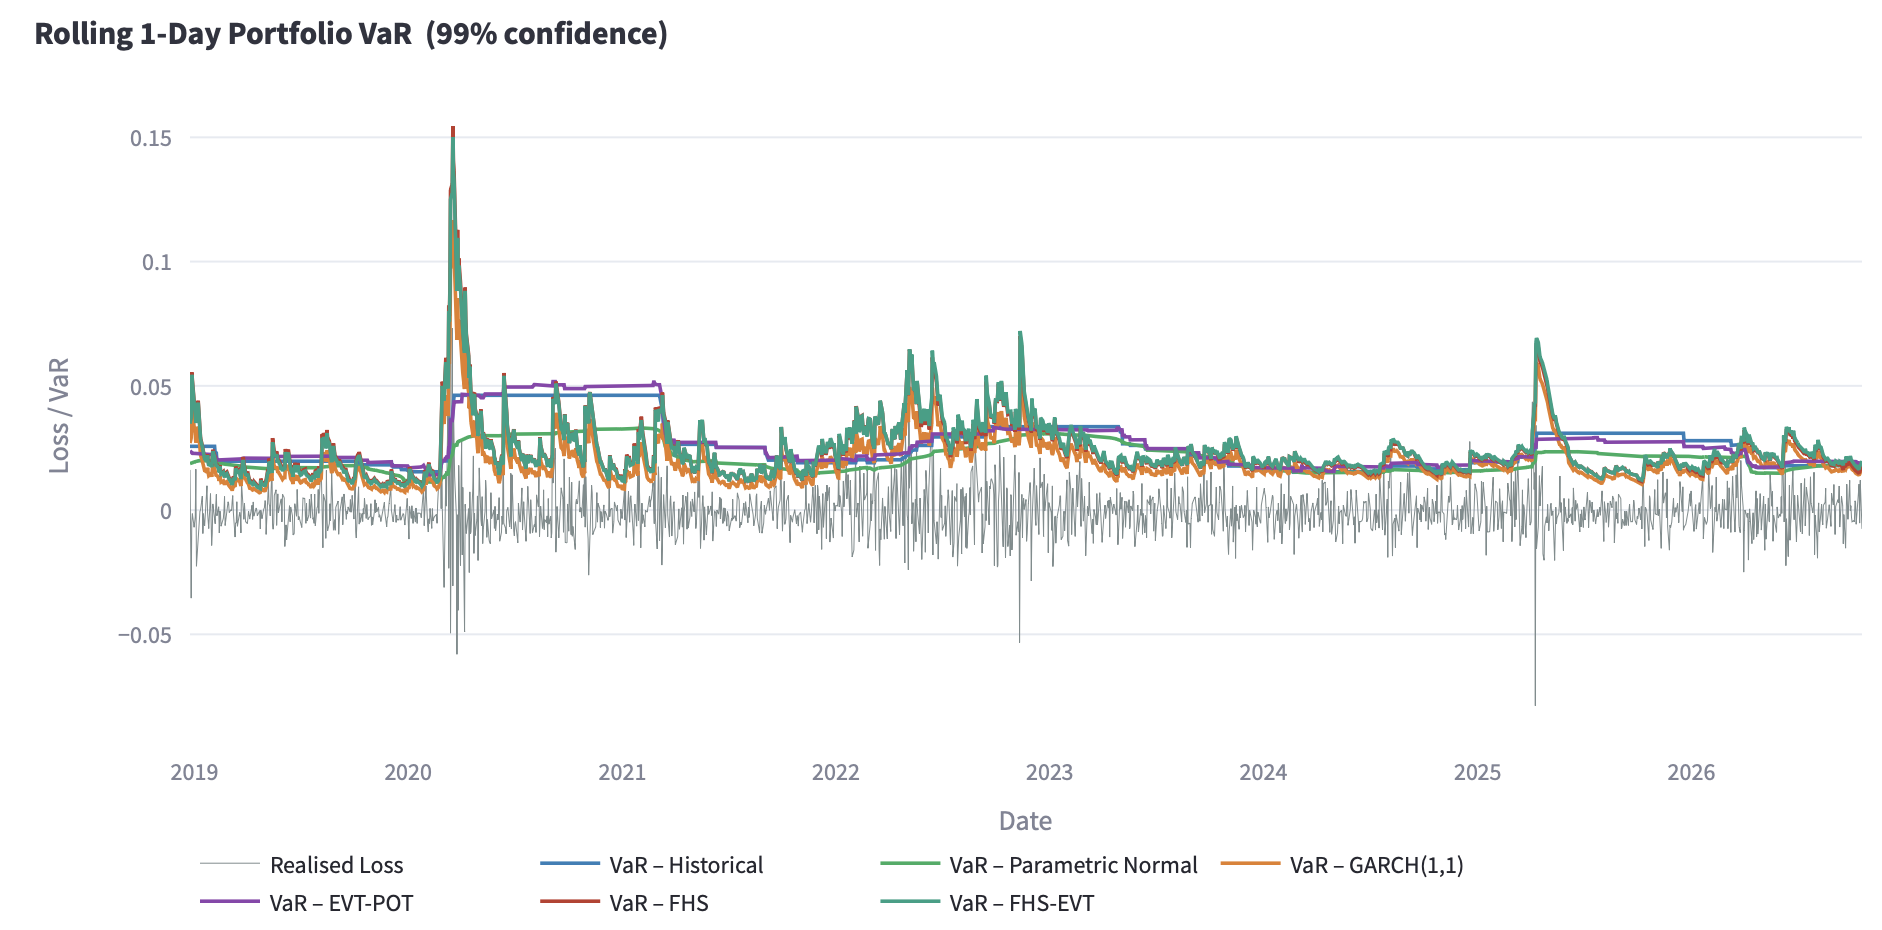

This figure's Python source:
"""
Interactive VaR Risk Modeling & Backtesting Dashboard
======================================================
Run with:   streamlit run dashboard.py

Controls (sidebar)
------------------
  Tickers          space- or comma-separated ticker symbols
  Weights          matching weights (auto-normalised)
  Start date       earliest price date to fetch
  Confidence level 90 / 95 / 99 %
  Rolling window   lookback window in trading days

Models
------
  Historical          empirical quantile (non-parametric)
  Parametric Normal   rolling mean + rolling std, Normal z-score
  GARCH(1,1)          ARCH-filtered conditional volatility (single full-sample
                      fit; parameters fixed, conditional vol updated in-sample)
  EVT-POT             Generalised Pareto fit to exceedances above the 95th-
                      percentile loss threshold — rolling window
  FHS                 Filtered Historical Simulation (Barone-Adesi et al. 1999):
                      walk-forward GARCH/GJR filter, empirical standardised residuals
  FHS-EVT             FHS with a GPD fitted to the standardised-residual tail
                      (McNeil & Frey 2000)

Backtesting
-----------
  Kupiec POF               unconditional coverage (LR ~ chi2(1))
  Christoffersen Ind.      serial independence of exceptions (LR ~ chi2(1))
  Christoffersen CC        joint conditional coverage (LR ~ chi2(2))
"""

import sys
import os
import warnings

import numpy as np
import pandas as pd
import plotly.graph_objects as go
import streamlit as st
from scipy.stats import norm, genpareto

# ── local imports ────────────────────────────────────────────────────────────
sys.path.insert(0, os.path.dirname(__file__))
from data     import get_prices
from returns  import log_returns, portfolio_returns, normalize_weights
from backtest import (
    exception_series,
    kupiec_pof_test,
    christoffersen_independence_test,
    christoffersen_cc_test,
)

# ── page config ───────────────────────────────────────────────────────────────
st.set_page_config(
    page_title="VaR Dashboard",
    page_icon="📉",
    layout="wide",
    initial_sidebar_state="expanded",
)

# ─────────────────────────────────────────────────────────────────────────────
# Cached computation helpers
# Each function is pure (no st.* calls) so @st.cache_data can hash its args.
# ─────────────────────────────────────────────────────────────────────────────

@st.cache_data(ttl=3600, show_spinner=False)
def load_data(tickers: tuple[str, ...], start: str) -> pd.DataFrame:
    return get_prices(list(tickers), start=start)


@st.cache_data(show_spinner=False)
def rolling_historical_var(port_r: pd.Series, window: int, alpha: float) -> pd.Series:
    # shift(1): VaR for day t uses returns through t-1 only (no look-ahead)
    return -port_r.rolling(window).quantile(1 - alpha).shift(1)


@st.cache_data(show_spinner=False)
def rolling_parametric_var(port_r: pd.Series, window: int, alpha: float) -> pd.Series:
    z     = norm.ppf(1 - alpha)
    mu    = port_r.rolling(window).mean().shift(1)
    sigma = port_r.rolling(window).std(ddof=1).shift(1)
    return -(mu + z * sigma)


@st.cache_data(show_spinner=False)
def rolling_evt_var(
    port_r: pd.Series,
    window: int,
    alpha: float,
    threshold_q: float = 0.95,
) -> pd.Series:
    """Proper rolling POT-GPD VaR — refits GPD at each step."""
    losses   = -port_r
    var_vals = []
    idx_vals = []

    for i in range(window, len(losses)):
        wl  = losses.iloc[i - window : i].to_numpy(dtype=float)
        u   = float(np.quantile(wl, threshold_q))
        exc = wl[wl > u] - u

        if len(exc) < 10:
            var_vals.append(np.nan)
        else:
            with warnings.catch_warnings():
                warnings.simplefilter("ignore")
                xi, _, beta = genpareto.fit(exc, floc=0)

            n_obs     = len(wl)
            n_u       = len(exc)
            p_exceed  = (1 - alpha) * n_obs / n_u

            if p_exceed <= 0 or p_exceed >= 1:
                var_vals.append(np.nan)
            elif abs(xi) < 1e-8:
                var_vals.append(float(u + beta * np.log(1.0 / p_exceed)))
            else:
                var_vals.append(float(u + (beta / xi) * (p_exceed ** (-xi) - 1.0)))

        idx_vals.append(losses.index[i])

    return pd.Series(var_vals, index=idx_vals, name="VaR_evt")

def _garch_fit_params(x_pct: np.ndarray, o: int) -> dict:
    """Fit GARCH(1,o,1) with normal QMLE on percent returns; return parameters."""
    from arch import arch_model
    with warnings.catch_warnings():
        warnings.simplefilter("ignore")
        res = arch_model(x_pct, mean="Constant", vol="Garch", p=1, o=o, q=1,
                         dist="normal", rescale=False).fit(disp="off")
    if res.convergence_flag != 0:
        raise RuntimeError("no_convergence")
    p = res.params
    par = dict(
        mu=float(p["mu"]), omega=float(p["omega"]),
        alpha=float(p["alpha[1]"]), beta=float(p["beta[1]"]),
        gamma=float(p["gamma[1]"]) if o else 0.0,
    )
    if par["alpha"] + 0.5 * par["gamma"] + par["beta"] >= 1.0:
        raise RuntimeError("non_stationary")
    return par


def _garch_sigma2(x_pct: np.ndarray, par: dict, n_fit: int) -> np.ndarray:
    """
    Conditional variance recursion with FIXED parameters.
    sigma2[t] depends only on returns up to t-1, so it is a valid
    one-step-ahead forecast for observation t. Initialised with the
    variance of the first n_fit (fit-window) residuals.
    """
    eps = x_pct - par["mu"]
    s2 = np.empty(len(x_pct))
    s2[0] = np.var(eps[:n_fit])
    om, a, g, b = par["omega"], par["alpha"], par["gamma"], par["beta"]
    for t in range(1, len(x_pct)):
        e = eps[t - 1]
        s2[t] = om + (a + (g if e < 0 else 0.0)) * e * e + b * s2[t - 1]
    return s2


def _gpd_var_z(zl: np.ndarray, alpha: float, threshold_q: float,
               min_exc: int = 20) -> tuple[float, float]:
    """GPD (POT) VaR on standardised losses zl. Returns (var_z, xi)."""
    u = float(np.quantile(zl, threshold_q))
    exc = zl[zl > u] - u
    if len(exc) < min_exc:
        raise ValueError("few_exceedances")
    with warnings.catch_warnings():
        warnings.simplefilter("ignore")
        xi, _, beta = genpareto.fit(exc, floc=0)
    if xi >= 1:
        raise ValueError("xi_ge_1")
    p = (1 - alpha) * len(zl) / len(exc)
    if p <= 0 or p >= 1:
        raise ValueError("bad_p")
    if abs(xi) < 1e-8:
        return float(u + beta * np.log(1.0 / p)), float(xi)
    return float(u + (beta / xi) * (p ** (-xi) - 1.0)), float(xi)


@st.cache_data(show_spinner=False)
def rolling_fhs(
    port_r: pd.Series,
    alpha: float,
    window: int,
    refit_every: int,
    o: int,
    threshold_q: float,
    do_evt: bool,
):
    """
    Walk-forward FHS and FHS-EVT 1-day VaR.

    Every `refit_every` days: fit GARCH(1,o,1) on the trailing `window`
    returns, standardise them, then for each day in the block
        VaR_t = -(mu + sigma_t * q_z)         (FHS: empirical quantile of z)
        VaR_t = -mu + sigma_t * VaR_z_GPD     (FHS-EVT: GPD tail of -z)
    where sigma_t is the one-step-ahead vol from the fixed-parameter recursion
    (uses returns through t-1 only).

    Returns (DataFrame[VaR_fhs, VaR_fhs_evt], xi Series, failure-count dict).
    """
    x = port_r.to_numpy(dtype=float) * 100.0
    n = len(x)
    v_fhs = np.full(n, np.nan)
    v_evt = np.full(n, np.nan)
    xi_vals, xi_idx = [], []
    fails = {"garch": 0, "tail": 0}   # counted in refit blocks

    for i in range(window, n, refit_every):
        end = min(i + refit_every, n)
        start = i - window
        try:
            par = _garch_fit_params(x[start:i], o)
        except Exception:
            fails["garch"] += 1
            continue

        s2 = _garch_sigma2(x[start:end], par, window)
        z = (x[start:i] - par["mu"]) / np.sqrt(s2[:window])
        z = z[np.isfinite(z)]
        sigma_t = np.sqrt(s2[window:])               # days i .. end-1

        qz = np.quantile(z, 1 - alpha)
        v_fhs[i:end] = -(par["mu"] + sigma_t * qz) / 100.0

        if do_evt:
            try:
                var_z, xi = _gpd_var_z(-z, alpha, threshold_q)
                v_evt[i:end] = (-par["mu"] + sigma_t * var_z) / 100.0
                xi_vals.append(xi)
                xi_idx.append(port_r.index[i])
            except Exception:
                fails["tail"] += 1

    df = pd.DataFrame({"VaR_fhs": v_fhs, "VaR_fhs_evt": v_evt}, index=port_r.index)
    return df, pd.Series(xi_vals, index=xi_idx, name="xi"), fails

@st.cache_data(show_spinner=False)
def rolling_garch_var(
    port_r: pd.Series,
    alpha: float,
    window: int,
    refit_every: int,
):
    """
    Walk-forward GARCH(1,1) normal VaR.

    Every `refit_every` days, fit GARCH(1,1) on the trailing `window` returns.
    Between refits, the variance recursion is run with those fixed parameters.
    sigma_t uses returns through t-1 only, and mu comes from the same fit
    (not the sample mean), so the model is internally consistent.

        VaR_t = -(mu + z_alpha * sigma_t)

    Returns (VaR Series, number of failed refit blocks).
    """
    x = port_r.to_numpy(dtype=float) * 100.0
    n = len(x)
    v = np.full(n, np.nan)
    z = norm.ppf(1 - alpha)
    fails = 0

    for i in range(window, n, refit_every):
        end = min(i + refit_every, n)
        start = i - window
        try:
            par = _garch_fit_params(x[start:i], o=0)
        except Exception:
            fails += 1
            continue

        s2 = _garch_sigma2(x[start:end], par, window)
        sigma_t = np.sqrt(s2[window:])            # days i .. end-1
        v[i:end] = -(par["mu"] + z * sigma_t) / 100.0

    return pd.Series(v, index=port_r.index, name="VaR_garch"), fails
# ─────────────────────────────────────────────────────────────────────────────
# Chart helpers
# ─────────────────────────────────────────────────────────────────────────────

_COLOURS = {
    "Loss":              "#7f8c8d",
    "Historical":        "#2980b9",
    "Parametric Normal": "#27ae60",
    "GARCH(1,1)":        "#e67e22",
    "EVT-POT":           "#8e44ad",
    "FHS":               "#c0392b",
    "FHS-EVT":           "#16a085",
}

def _var_chart(df_plot: pd.DataFrame, alpha: float) -> go.Figure:
    """Line chart of realised loss vs one or more VaR series."""
    fig = go.Figure()
    col_map = {
        "Loss":        ("Realised Loss",           _COLOURS["Loss"],              "lines", 0.5),
        "VaR_hist":    ("VaR – Historical",        _COLOURS["Historical"],        "lines", 1.8),
        "VaR_param":   ("VaR – Parametric Normal", _COLOURS["Parametric Normal"],"lines", 1.8),
        "VaR_garch":   ("VaR – GARCH(1,1)",        _COLOURS["GARCH(1,1)"],        "lines", 1.8),
        "VaR_evt":     ("VaR – EVT-POT",           _COLOURS["EVT-POT"],           "lines", 1.8),
        "VaR_fhs":     ("VaR – FHS",               _COLOURS["FHS"],               "lines", 1.8),
        "VaR_fhs_evt": ("VaR – FHS-EVT",           _COLOURS["FHS-EVT"],           "lines", 1.8),
    }
    for col, (label, colour, mode, width) in col_map.items():
        if col not in df_plot.columns:
            continue
        fig.add_trace(go.Scatter(
            x=df_plot.index, y=df_plot[col],
            name=label, mode=mode,
            line=dict(color=colour, width=width),
        ))
    fig.update_layout(
        title=f"Rolling 1-Day Portfolio VaR  ({int(alpha*100)}% confidence)",
        xaxis_title="Date", yaxis_title="Loss / VaR",
        hovermode="x unified", height=480,
        legend=dict(orientation="h", y=-0.15),
        margin=dict(l=50, r=20, t=50, b=60),
    )
    return fig


def _exception_chart(exc_df: pd.DataFrame) -> go.Figure:
    """
    Timeline of exception events per model.

    Each row in exc_df is a date; each column is a model.
    Exceptions (value == 1) are shown as vertical markers.
    """
    fig = go.Figure()

    for idx, col in enumerate(exc_df.columns):
        exc_dates = exc_df.index[exc_df[col] == 1]
        if len(exc_dates) == 0:
            continue
        y_offset = idx + 1
        fig.add_trace(go.Scatter(
            x=exc_dates,
            y=[y_offset] * len(exc_dates),
            mode="markers",
            name=col,
            marker=dict(
                symbol="line-ns",
                size=10,
                line=dict(width=1.5, color=_COLOURS.get(col, "#333")),
            ),
        ))

    fig.update_layout(
        title="Exception Timeline (VaR Breaches)",
        xaxis_title="Date",
        yaxis=dict(
            tickmode="array",
            tickvals=list(range(1, len(exc_df.columns) + 1)),
            ticktext=list(exc_df.columns),
            showgrid=False,
        ),
        hovermode="x unified",
        height=320,
        margin=dict(l=120, r=20, t=50, b=50),
    )
    return fig


def _annual_exception_heatmap(exc_df: pd.DataFrame) -> go.Figure:
    combined = exc_df.max(axis=1)
    combined.name = "any_exception"
    df_time = combined.to_frame()
    df_time["year"]  = df_time.index.year
    df_time["month"] = df_time.index.month

    pivot = df_time.groupby(["year", "month"])["any_exception"].sum().unstack(fill_value=0)
    
    month_names = ["Jan","Feb","Mar","Apr","May","Jun",
                   "Jul","Aug","Sep","Oct","Nov","Dec"]
    pivot.columns = [month_names[m - 1] for m in pivot.columns]

    fig = go.Figure(go.Heatmap(
        z=pivot.values,
        x=pivot.columns.tolist(),
        y=[str(y) for y in pivot.index.tolist()],
        colorscale="Reds",
        showscale=True,
        colorbar=dict(title="# exceptions"),
    ))
    fig.update_layout(
        title="Exception Clustering  (any model, by month)",
        xaxis_title="Month", yaxis_title="Year",
        height=max(280, len(pivot) * 30 + 80),
        margin=dict(l=60, r=20, t=50, b=50),
    )
    return fig


def _backtest_table(results: dict[str, dict], alpha: float) -> pd.DataFrame:
    """
    Build a styled summary DataFrame from per-model backtest dicts.
    Columns: model, exceptions, hit_rate, expected_rate,
             LR_pof, p_pof, LR_ind, p_ind, LR_cc, p_cc, verdict.
    """
    rows = []
    expected = 1 - alpha
    for model, r in results.items():
        verdict = "PASS" if r["p_cc"] > 0.05 else "FAIL"
        rows.append({
            "Model":         model,
            "Exceptions":    r["exceptions"],
            "Hit rate":      f"{r['hit_rate']:.4f}",
            "Expected":      f"{expected:.4f}",
            "LR_pof":        f"{r['LR_pof']:.3f}",
            "p (POF)":       f"{r['p_pof']:.4f}",
            "LR_ind":        f"{r['LR_ind']:.3f}",
            "p (Ind.)":      f"{r['p_ind']:.4f}",
            "LR_cc":         f"{r['LR_cc']:.3f}",
            "p (CC)":        f"{r['p_cc']:.4f}",
            "Verdict (5%)":  verdict,
        })
    return pd.DataFrame(rows).set_index("Model")


def _gpd_tail_chart(port_r: pd.Series, threshold_q: float = 0.95) -> go.Figure:
    """
    Plot the empirical tail and fitted GPD survival function.
    Uses the full sample for illustration.
    """
    losses = -port_r.dropna().to_numpy(dtype=float)
    u      = float(np.quantile(losses, threshold_q))
    exc    = losses[losses > u] - u

    if len(exc) < 10:
        fig = go.Figure()
        fig.add_annotation(text="Insufficient exceedances for GPD fit",
                           xref="paper", yref="paper", x=0.5, y=0.5,
                           showarrow=False)
        return fig

    with warnings.catch_warnings():
        warnings.simplefilter("ignore")
        xi, _, beta = genpareto.fit(exc, floc=0)

    # empirical survival function for exceedances
    sorted_exc = np.sort(exc)
    n_u        = len(exc)
    emp_sf     = np.arange(n_u, 0, -1) / n_u  # P(E > e)

    # fitted GPD survival
    x_fit  = np.linspace(0, sorted_exc.max() * 1.05, 300)
    gpd_sf = (1 + xi * x_fit / beta) ** (-1 / xi) if abs(xi) > 1e-8 \
             else np.exp(-x_fit / beta)

    fig = go.Figure()
    fig.add_trace(go.Scatter(
        x=sorted_exc, y=emp_sf,
        mode="markers", name="Empirical tail",
        marker=dict(color="#2980b9", size=5, opacity=0.7),
    ))
    fig.add_trace(go.Scatter(
        x=x_fit, y=gpd_sf,
        mode="lines", name=f"GPD fit  ξ={xi:.3f}  β={beta:.5f}",
        line=dict(color="#e74c3c", width=2),
    ))
    fig.add_vline(x=0, line_dash="dash", line_color="grey",
                  annotation_text="threshold u", annotation_position="top right")
    fig.update_layout(
        title="Generalised Pareto Tail Fit  (full sample, exceedances above 95th pct.)",
        xaxis_title="Exceedance above threshold  (loss units)",
        yaxis_title="P(E > x)  —  survival probability",
        yaxis_type="log",
        height=420,
        legend=dict(orientation="h", y=-0.18),
        margin=dict(l=60, r=20, t=60, b=70),
    )
    return fig


# ─────────────────────────────────────────────────────────────────────────────
# Sidebar
# ─────────────────────────────────────────────────────────────────────────────

with st.sidebar:
    st.title("⚙️ Configuration")

    st.subheader("Portfolio")
    tickers_raw = st.text_input(
        "Tickers (space or comma separated)",
        value="SPY QQQ TLT GLD",
    )
    weights_raw = st.text_input(
        "Weights (must match ticker order)",
        value="0.4 0.3 0.2 0.1",
    )
    start_date = st.text_input("Start date (YYYY-MM-DD)", value="2015-01-01")

    st.subheader("Model Parameters")
    conf_pct = st.select_slider(
        "Confidence level",
        options=[90, 95, 99],
        value=99,
        format_func=lambda x: f"{x}%",
    )
    alpha = conf_pct / 100.0

    window = st.slider("Rolling window (trading days)", 60, 500, 250, step=10)

    st.subheader("Models to run")
    run_hist  = st.checkbox("Historical",          value=True)
    run_param = st.checkbox("Parametric Normal",   value=True)
    run_garch = st.checkbox("GARCH(1,1)",           value=True)
    run_evt   = st.checkbox("EVT-POT (GPD)",        value=True)
    run_fhs     = st.checkbox("FHS (GARCH-filtered)", value=True)
    run_fhs_evt = st.checkbox("FHS-EVT",              value=True)

    st.subheader("GARCH / FHS settings (walk-forward)")
    fhs_window = st.slider("FHS fit window (days)", 500, 1500, 1000, step=50)
    fhs_refit  = st.slider("Refit GARCH every (days)", 1, 60, 20)
    fhs_gjr    = st.checkbox("GJR leverage term", value=True)
    fhs_thr    = st.slider("FHS-EVT threshold quantile", 0.80, 0.97, 0.90, step=0.01)

    st.divider()
    run_btn = st.button("▶  Run Backtest", type="primary", use_container_width=True)

# ─────────────────────────────────────────────────────────────────────────────
# Header
# ─────────────────────────────────────────────────────────────────────────────

st.title("📉 VaR Risk Modeling & Backtesting Dashboard")
st.caption(
    "Historical · Parametric Normal · GARCH(1,1) · EVT-POT  ·  "
    "Kupiec POF · Christoffersen Independence & Conditional Coverage"
)

# ─────────────────────────────────────────────────────────────────────────────
# Main logic — runs only when the button is clicked
# ─────────────────────────────────────────────────────────────────────────────

if not run_btn:
    st.info(
        "Configure your portfolio and model parameters in the sidebar, "
        "then click **▶ Run Backtest**."
    )
    st.stop()

# ── parse inputs ──────────────────────────────────────────────────────────────
import re as _re

tickers_list = [t.upper() for t in _re.split(r"[,\s]+", tickers_raw.strip()) if t]
try:
    weights_list = [float(w) for w in _re.split(r"[,\s]+", weights_raw.strip()) if w]
except ValueError:
    st.error("Could not parse weights — enter space- or comma-separated numbers.")
    st.stop()

if len(tickers_list) != len(weights_list):
    st.error(
        f"Number of tickers ({len(tickers_list)}) must match "
        f"number of weights ({len(weights_list)})."
    )
    st.stop()

weights_arr = normalize_weights(np.array(weights_list))

# ── data loading ──────────────────────────────────────────────────────────────
with st.spinner("Downloading price data from Yahoo Finance…"):
    try:
        prices = load_data(tuple(tickers_list), start_date)
    except Exception as exc:
        st.error(f"Data download failed: {exc}")
        st.stop()

rets    = log_returns(prices)
port_r  = portfolio_returns(rets, weights_arr)

# display portfolio composition
st.subheader("Portfolio composition")
comp_cols = st.columns(len(tickers_list))
for col, ticker, w in zip(comp_cols, tickers_list, weights_arr):
    col.metric(ticker, f"{w:.1%}")

st.markdown(
    f"**{len(port_r):,} daily returns**  ·  "
    f"{port_r.index[0].date()} → {port_r.index[-1].date()}  ·  "
    f"α = {alpha:.2f}  ·  window = {window} days"
)

# ── rolling VaR estimation ────────────────────────────────────────────────────
var_series: dict[str, pd.Series] = {}

if run_hist:
    with st.spinner("Computing Historical VaR…"):
        var_series["VaR_hist"] = rolling_historical_var(port_r, window, alpha)

if run_param:
    with st.spinner("Computing Parametric Normal VaR…"):
        var_series["VaR_param"] = rolling_parametric_var(port_r, window, alpha)

garch_fails = 0

if run_garch:
    with st.spinner("Walk-forward GARCH(1,1) refits…"):
        var_series["VaR_garch"], garch_fails = rolling_garch_var(
            port_r, alpha, fhs_window, fhs_refit
        )

if run_evt:
    with st.spinner("Computing EVT-POT VaR (rolling GPD fits)…"):
        var_series["VaR_evt"] = rolling_evt_var(port_r, window, alpha)

fhs_xi, fhs_fails = pd.Series(dtype=float), {"garch": 0, "tail": 0}

if run_fhs_evt and fhs_thr >= alpha:
    st.warning("FHS-EVT skipped: threshold quantile must be below the confidence level.")
    run_fhs_evt = False

if run_fhs or run_fhs_evt:
    with st.spinner("Walk-forward GARCH refits for FHS / FHS-EVT…"):
        fhs_df, fhs_xi, fhs_fails = rolling_fhs(
            port_r, alpha, fhs_window, fhs_refit, int(fhs_gjr), fhs_thr, run_fhs_evt
        )
    if run_fhs:
        var_series["VaR_fhs"] = fhs_df["VaR_fhs"]
    if run_fhs_evt:
        var_series["VaR_fhs_evt"] = fhs_df["VaR_fhs_evt"]

if not var_series:
    st.warning("Select at least one model to run.")
    st.stop()

# ── assemble output DataFrame ─────────────────────────────────────────────────
out = pd.DataFrame({"Loss": -port_r})
for key, series in var_series.items():
    out = out.join(series.rename(key), how="left")

# common sample: every model is scored on exactly the same days
out = out.dropna(subset=list(var_series))
port_r_bt = port_r.loc[out.index]
st.caption(f"Backtest sample (common to all selected models): "
           f"{out.index[0].date()} → {out.index[-1].date()}  ·  {len(out):,} days")

label_map = {
    "VaR_hist":    "Historical",
    "VaR_param":   "Parametric Normal",
    "VaR_garch":   "GARCH(1,1)",
    "VaR_evt":     "EVT-POT",
    "VaR_fhs":     "FHS",
    "VaR_fhs_evt": "FHS-EVT",
}
exc_dict: dict[str, pd.Series]    = {}
bt_results: dict[str, dict]       = {}

for key in var_series:
    exc = exception_series(port_r_bt, out[key])
    exc_dict[label_map[key]] = exc

    pof = kupiec_pof_test(exc, alpha)
    ind = christoffersen_independence_test(exc)
    cc  = christoffersen_cc_test(exc, alpha)

    bt_results[label_map[key]] = {
        "exceptions": pof["exceptions"],
        "hit_rate":   pof.get("hit_rate", float("nan")),
        "LR_pof":     pof["LR_pof"],
        "p_pof":      pof["p_value"],
        "LR_ind":     ind["LR_ind"],
        "p_ind":      ind["p_value"],
        "LR_cc":      cc["LR_cc"],
        "p_cc":       cc["p_value"],
    }

# ── summary metric strip ──────────────────────────────────────────────────────
st.subheader("Summary")
metric_cols = st.columns(len(bt_results))
for col, (model, res) in zip(metric_cols, bt_results.items()):
    verdict = "✅ PASS" if res["p_cc"] > 0.05 else "❌ FAIL"
    col.metric(
        label=model,
        value=f"{res['exceptions']} exceptions",
        delta=f"hit {res['hit_rate']:.3%} · CC {verdict}",
    )

# ── tabbed results ────────────────────────────────────────────────────────────
tab1, tab2, tab3, tab4 = st.tabs(
    ["📈 VaR Lines", "🚨 Exception Timeline", "📊 Backtest Statistics", "🔬 Tail Analysis"]
)

with tab1:
    st.plotly_chart(_var_chart(out, alpha), use_container_width=True)
    if run_garch:
        st.caption(f"GARCH(1,1) is walk-forward: refit every {fhs_refit} days on a "
                   f"trailing {fhs_window}-day window (rolling-window slider not used). "
                   f"Failed refit blocks: {garch_fails}.")
        
        if run_fhs or run_fhs_evt:
            msg = (
                " FHS and FHS-EVT are walk-forward (parameters refit on a trailing "
                "window), so any gap between them and GARCH(1,1) may partly reflect this "
                "difference rather than the tail treatment."
            )
        st.caption(msg)

with tab2:
    exc_df = pd.DataFrame(exc_dict)
    st.plotly_chart(_exception_chart(exc_df), use_container_width=True)
    st.plotly_chart(_annual_exception_heatmap(exc_df), use_container_width=True)

with tab3:
    st.markdown(
        "**Test legend** · "
        "**POF** = Kupiec Proportion-of-Failures (H₀: correct unconditional coverage, χ²(1)) · "
        "**Ind.** = Christoffersen independence (H₀: exceptions i.i.d., χ²(1)) · "
        "**CC** = Conditional Coverage = POF + Ind. (χ²(2)) · "
        "Verdict uses 5% significance level."
    )
    df_bt = _backtest_table(bt_results, alpha)

    def _style_verdict(val):
        colour = "#27ae60" if "PASS" in str(val) else "#e74c3c"
        return f"color: {colour}; font-weight: bold"

    styled = df_bt.style.map(_style_verdict, subset=["Verdict (5%)"])
    st.dataframe(styled, use_container_width=True)

    st.markdown("---")
    st.markdown("#### Transition matrices (Christoffersen independence test)")
    ind_cols = st.columns(len(exc_dict))
    for col, (model, exc) in zip(ind_cols, exc_dict.items()):
        ind = christoffersen_independence_test(exc)
        col.markdown(f"**{model}**")
        tm = pd.DataFrame(
            [[ind["T00"], ind["T01"]], [ind["T10"], ind["T11"]]],
            index=["prev: no exc", "prev: exc"],
            columns=["curr: no exc", "curr: exc"],
        )
        col.dataframe(tm)
        pi01 = ind["pi_01"]
        pi11 = ind["pi_11"]
        if not (np.isnan(pi01) or np.isnan(pi11)):
            col.caption(
                f"π₀₁ = {pi01:.4f}  ·  π₁₁ = {pi11:.4f}  "
                f"({'clustering detected' if pi11 > pi01 * 2 else 'no strong clustering'})"
            )

with tab4:
    st.markdown(
        "**Peaks-over-Threshold (POT):** exceedances above the 95th-percentile "
        "loss are fitted to a Generalised Pareto Distribution.  "
        "The tail shape parameter **ξ > 0** indicates a heavy tail "
        "(Fréchet domain); **ξ ≈ 0** indicates an exponential tail (Gumbel); "
        "**ξ < 0** is a bounded tail (Weibull)."
    )
    st.plotly_chart(_gpd_tail_chart(port_r), use_container_width=True)

    # GPD parameters summary
    losses_full = -port_r.dropna().to_numpy(dtype=float)
    u_full      = float(np.quantile(losses_full, 0.95))
    exc_full    = losses_full[losses_full > u_full] - u_full

    if len(exc_full) >= 10:
        with warnings.catch_warnings():
            warnings.simplefilter("ignore")
            xi_f, _, beta_f = genpareto.fit(exc_full, floc=0)

        g1, g2, g3 = st.columns(3)
        g1.metric("Shape  ξ",     f"{xi_f:.4f}")
        g2.metric("Scale  β",     f"{beta_f:.6f}")
        g3.metric("Threshold  u", f"{u_full:.6f}")

        tail_desc = (
            "Heavy tail (Fréchet) — extreme losses larger than Normal predicts."
            if xi_f > 0.05 else
            "Near-exponential tail (Gumbel) — consistent with Normal extremes."
            if abs(xi_f) <= 0.05 else
            "Bounded tail (Weibull) — losses have a finite upper bound."
        )
        st.info(tail_desc)

    if run_fhs_evt and len(fhs_xi) > 0:
        st.markdown("#### FHS-EVT: fitted ξ over time (one point per refit)")
        fig_xi = go.Figure(go.Scatter(x=fhs_xi.index, y=fhs_xi.values, mode="lines+markers"))
        fig_xi.update_layout(height=300, yaxis_title="ξ (standardised residuals)",
                             margin=dict(l=50, r=20, t=20, b=40))
        st.plotly_chart(fig_xi, use_container_width=True)
    if run_fhs or run_fhs_evt:
        st.caption(f"Refit blocks skipped — GARCH failures: {fhs_fails['garch']}, "
                   f"GPD failures: {fhs_fails['tail']}.")
